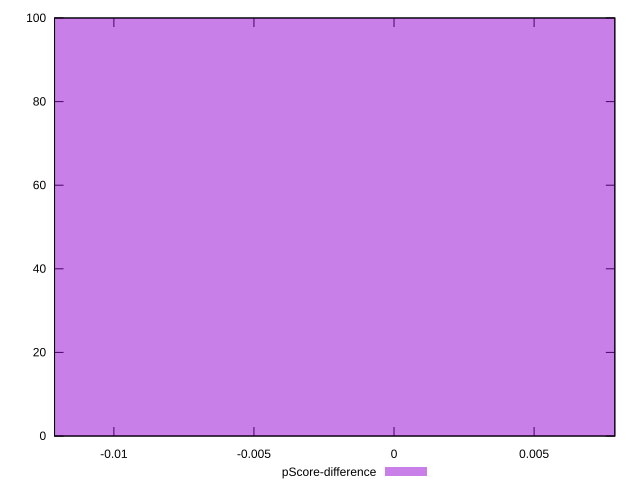

Write gnuplot code to recreate this figure.
reset

$pScoreDifference <<EOF
0 100
EOF

set key outside below
set boxwidth 0.1
set xrange [-0.012118261462144555:0.007881738537855445]
set yrange [0:100]
set trange [0:100]
set style fill transparent solid 0.5 noborder
set terminal svg size 640, 490 enhanced background rgb 'white'
set output "reprap/dom-size/samples/pages+cached+noexternal+nomedia+nocss+nojs/pScore-difference/histogram.svg"

plot $pScoreDifference title "pScore-difference" with boxes

reset
